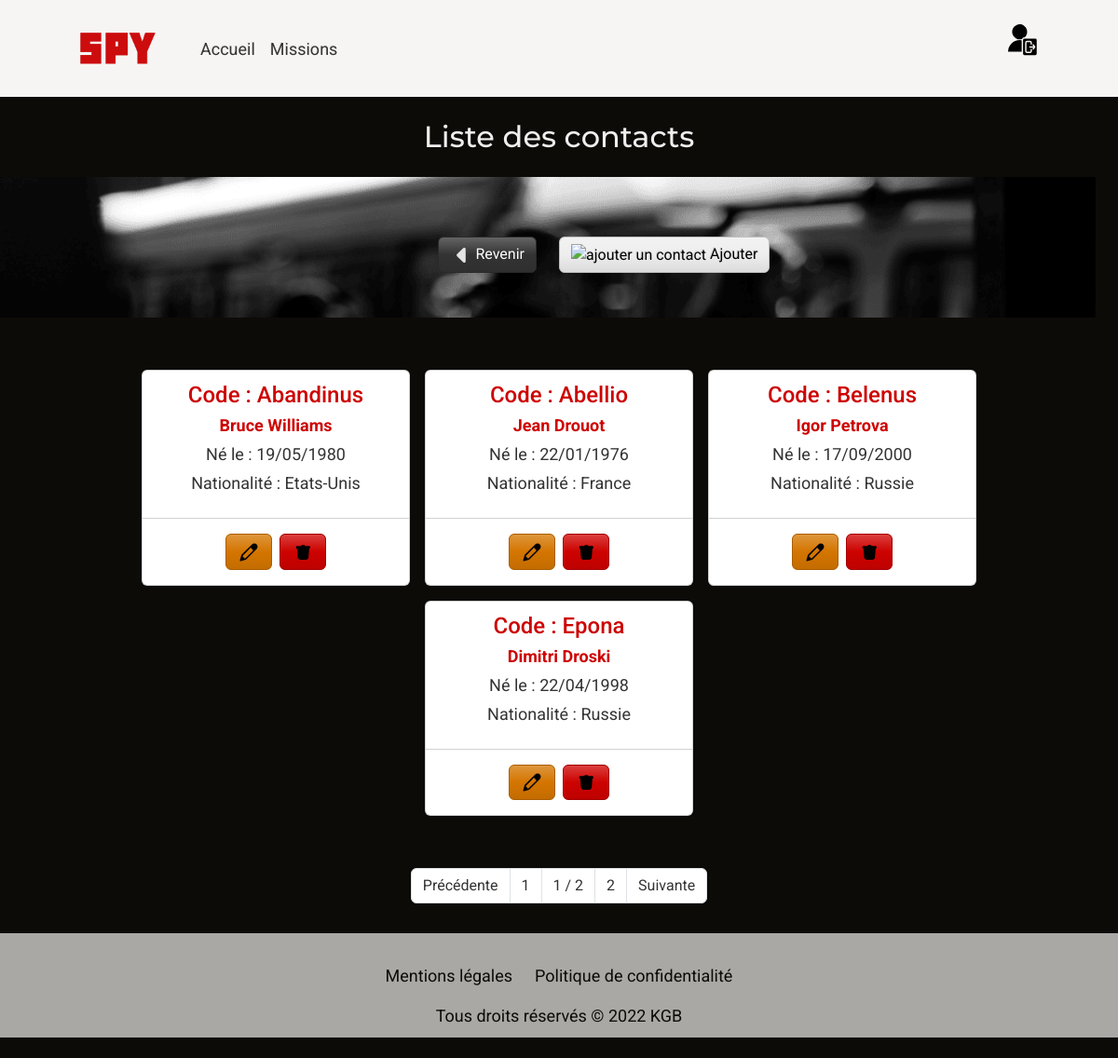
Page /contactsList (signed in) on the committed database.
### tables this page shows
CREATE TABLE `Contacts` (
  `code_contact` varchar(50) NOT NULL,
  `name_contact` varchar(50) NOT NULL,
  `firstname_contact` varchar(50) NOT NULL,
  `datebirthday_contact` date NOT NULL,
  `nationality_contact` varchar(50) NOT NULL
);

### controllers/ContactController.php (called while the page is built, shortened)
<?php
require_once("models/ContactManager.php");
class ContactController {
    private ContactManager $contactManager;
    public function __construct() {
        $this->contactManager = new ContactManager();
    }
    private function generatePage(array $data) : void {
        extract($data);
        require_once($view);
    }
    public function contactsList() : void {
        $contacts  = $this->contactManager->getAll();
        $data_page = [
            "page_description" => "Page listant les contacts",
            "page_title" => "Liste des contacts",
            "page_css" => "list.css",
            "page_javascript" => ["list.js"],
            "contacts" => $contacts,
            "view" => "views/read/contactsView.php",
            "template" => "views/common/template.php"
        ];
        $this->generatePage($data_page);
    }
}

### models/ContactManager.php (called while the page is built, shortened)
<?php
require_once("models/Class/Contact.php");
class ContactManager extends Model {
    public function getAll() : array {
        $contacts= [];
        $pdo = $this->getDb();
        $req = $pdo->prepare("SELECT * FROM Contacts");
        $req->execute();
        $data = $req->fetchAll(PDO::FETCH_ASSOC);
        foreach($data as $contact) {
            $contacts[] = new Contact($contact);
        }
        return $contacts;
    }
}

### models/Class/Contact.php (called while the page is built, shortened)
<?php
class Contact {
    private string $code_contact;
    private string $name_contact;
    private string $firstname_contact;
    private string $datebirthday_contact;
    private string $nationality_contact;
    public function hydrate($data): void {
        foreach($data as $key=>$value) {
            $method = "set".ucfirst($key);
        }
    }
    public function getCode_contact(){ return $this->code_contact; }
    public function setCode_contact($code_contact){ $this->code_contact = $code_contact; return $this; }
    public function getName_contact() { return $this->name_contact; }
    public function setName_contact($name_contact) { $this->name_contact = $name_contact; return $this; }
    public function getFirstname_contact() { return $this->firstname_contact; }
    public function setFirstname_contact($firstname_contact) { $this->firstname_contact = $firstname_contact;return $this; }
    public function getDatebirthday_contact() { return $this->datebirthday_contact; }
    public function setDatebirthday_contact($datebirthday_contact) { $this->datebirthday_contact = $datebirthday_contact; return $this; }
    public function getNationality_contact() { return $this->nationality_contact; }
    public function setNationality_contact($nationality_contact) { $this->nationality_contact = $nationality_contact; return $this; }
}

### views/read/contactsView.php (the view)
<div class="row">
    <section class="container">
        <div class="row d-flex justify-content-center">
            <div class="col-12 mb-3">
                <h1 class="text-light">Liste des contacts</h1>
            </div>
            </div>
    </section>
    <div class="row ">
        <section class="container bg-list">
            <div class="row my-md-5">
                <div class="col-6 d-flex justify-content-end mt-3">
                    <a href="<?= URL?>createMission" class="btn btn-dark"><img src="<?= URL ?>/public/assets/images/back-light.svg" alt="retour à la création de mission" style="width: 1.5rem; height:1rem;"> Revenir</a>
                </div>
                <div class="col-6 d-flex justify-content-start mt-3">
                    <a href="<?= URL?>createContact" class="btn btn-light font-weight-bold"><img src="<?= URL ?>/public/assets/images/icon-add.svg" alt="ajouter un contact" style="width: 1.5rem;"> Ajouter</a>
                </div>
            </div>
        </section>
    </div>
</div>
<section class="container my-5">
    <div class="row">
        <article class="d-flex col-12 flex-wrap justify-content-center" id="lists">
            <?php foreach($contacts as $contact) :?>
                <div class="card m-2" style="width: 18rem;">
                    <div class="card-body ">
                        <h4 class="card-subtitle mb-2 text-center text-danger">Code : <?= $contact->getCode_contact(); ?></h4>
                        <p class="card-subtitle mb-2 text-center text-danger fw-bold"><?= $contact->getFirstname_contact(); ?> <?= $contact->getName_contact(); ?></p>
                    <?php
                    $dateBirthdayFormat = new DateTime($contact->getDatebirthday_contact());
                    ?>
                    <p class="card-subtitle mb-2 text-center text-dark"><?= 'Né le : '.$dateBirthdayFormat->format('d/m/Y'); ?></p>
                    <p class="card-subtitle mb-2 text-center text-dark"><?= 'Nationalité : '. $contact->getNationality_contact(); ?></p>
                </div>
                <ul class="list-group list-group-flush">
                    <li class="list-group-item d-flex mx-auto my-2">
                        <form method="POST" action="<?= URL ?>updateContact?q=<?= $contact->getCode_contact(); ?>">
                            <button class="btn btn-warning me-2" type="submit"><img src="<?= URL ?>/public/assets/images/icon-modify.svg" alt="modifier un contact" style="width: 1.5rem;"></button>
                        </form>
                        <form method="POST" action="<?= URL ?>deleteContact?q=<?= $contact->getCode_contact(); ?>" onSubmit="return confirm('Etes-vous sûr de vouloir supprimer ce contact ?');">
                            <button class="btn btn-danger" type="submit"><img src="<?= URL ?>/public/assets/images/icon-remove.svg" alt="supprimer un contact" style="width: 1.5rem;"></button>
                        </form>
                    </li>
                </ul>
            </div>
        <?php endforeach; ?>
        </article>
    </div>
</section>
<section class="row mt-5 mb-3">
    <div class="col-12 d-flex justify-content-center">
        <nav aria-label="Page navigation">
            <ul class="pagination">
                <li class="page-item"><a class="page-link text-dark previousP" href="#">Précédente</a></li>
                <li class="page-item"><a class="page-link text-dark firstP"  href="#">1</a></li>
                <li class="page-item"><span class="page-link text-dark" id="pageInfo">1 / 2</span></li>
                <li class="page-item"><a class="page-link text-dark lastP"  href="#">2</a></li>
                <li class="page-item"><a class="page-link text-dark nextP"  href="#">Suivante</a></li>
            </ul>
        </nav>
    </div>
</section>

### public/CSS/main.css (style rules this page uses)
body { font-family: 'Roboto', sans-serif; font-size: 18px; background-color: #0D0B07; color: #F7F5F3; }
h1, h2 { color: #F7F5F3; font-family: 'Montserrat', sans-serif; text-align: center; padding-top: 2vh; }
a { color:#0D0B07; text-decoration: none; }
@media screen and (min-width: 768px) and (max-width: 1200px) { h1, h2 { font-size: 2rem; } }

### public/CSS/list.css (style rules this page uses)
.bg-list, #mission-bg { height: auto; min-width: 100%; min-height: 100%; background: url('../assets/images/spy.png'); background-size: cover; background-position: top; background-repeat: no-repeat; }

### rows in the picture
contacts: code_contact "Abandinus", firstname_contact "Bruce", name_contact "Williams", datebirthday_contact "19/05/1980", nationality_contact "Etats-Unis"
contacts: code_contact "Abellio", firstname_contact "Jean", name_contact "Drouot", datebirthday_contact "22/01/1976", nationality_contact "France"
contacts: code_contact "Belenus", firstname_contact "Igor", name_contact "Petrova", datebirthday_contact "17/09/2000", nationality_contact "Russie"
contacts: code_contact "Epona", firstname_contact "Dimitri", name_contact "Droski", datebirthday_contact "22/04/1998", nationality_contact "Russie"
